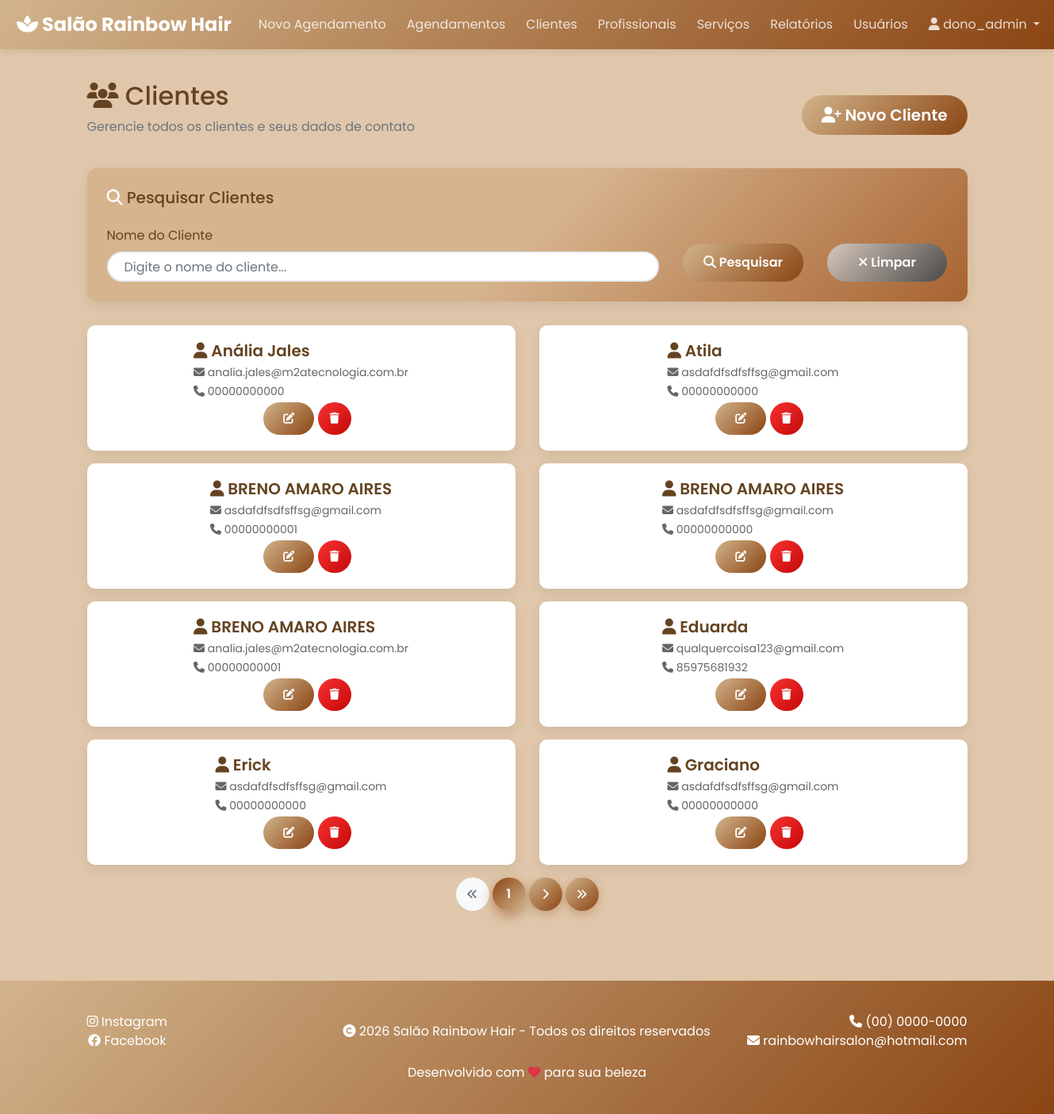
Page /clientes/clientes/ (signed in) on the committed database.
### apps/clientes/models.py (models this page shows, shortened)
class Cliente(BaseModel):
    nome = models.CharField(max_length=100)
    email = models.EmailField(blank=True, null=True)
    telefone = models.CharField(max_length=20)

### apps/clientes/views.py (the view)
# urls.py: path('clientes/', ClienteListView.as_view(), name='cliente-list'),
class ClienteListView(LoginRequiredMixin, ListView):
    model = Cliente
    template_name = "cliente_list.html"
    context_object_name = "clientes"
    ordering = ['nome']
    paginate_by = 8
    def get_queryset(self):
        queryset = super().get_queryset()
        search = self.request.GET.get('search', '').strip()
        if search:
            queryset = queryset.filter(
                Q(nome__icontains=search)
            )
        return queryset

### apps/clientes/templates/cliente_list.html (shortened to what this page needs)
{% extends 'base.html' %}
{% block content %}
<div class="mb-5">
    <div class="row align-items-center mb-4">
        <div class="col-md-8">
            <h2><i class="fas fa-users"></i> Clientes</h2>
            <p class="text-muted">Gerencie todos os clientes e seus dados de contato</p>
        </div>
        <div class="col-md-4 text-md-right">
            <a href="{% url 'clientes:cliente-create' %}" class="btn btn-primary btn-lg">
                <i class="fas fa-user-plus"></i> Novo Cliente
            </a>
        </div>
    </div>
    <div class="filter-section">
        <h5 class="mb-4"><i class="fas fa-search"></i> Pesquisar Clientes</h5>
        <form method="get" class="row g-3 align-items-end">
            <div class="col-md-8">
                <label class="form-label fw-bold">Nome do Cliente</label>
                <input type="text" class="form-control" name="search" placeholder="Digite o nome do cliente..." value="{{ request.GET.search }}">
            </div>
            <div class="col-md-2">
                <button type="submit" class="btn btn-primary btn-filter w-100">
                    <i class="fas fa-search"></i> Pesquisar
                </button>
            </div>
            <div class="col-md-2">
                <a href="{% url 'clientes:cliente-list' %}" class="btn btn-outline-secondary w-100 btn-clear">
                    <i class="fas fa-times"></i> Limpar
                </a>
            </div>
        </form>
    </div>
    {% if clientes %}
    <div class="row">
        {% for cliente in clientes %}
        <div class="col-md-6 mb-3">
            <div class="card card-body client-card">
                <div class="client-info flex-grow-1">
                    <h5><i class="fas fa-user"></i> {{ cliente.nome }}</h5>
                    <p><i class="fas fa-envelope"></i> {{ cliente.email }}</p>
                    <p><i class="fas fa-phone"></i> {{ cliente.telefone }}</p>
                </div>
                <div class="ml-3">
                    <a href="{% url 'clientes:cliente-update' cliente.pk %}" class="btn btn-sm btn-primary" title="Editar">
                        <i class="fas fa-edit"></i>
                    </a>
                    <a href="{% url 'clientes:cliente-delete' cliente.pk %}" class="btn btn-sm btn-danger" title="Excluir">
                        <i class="fas fa-trash"></i>
                    </a>
                </div>
            </div>
        </div>
        {% endfor %}
    </div>
    {% if is_paginated %}
    {% include 'pagination.html' %}
    {% endif %}
    {% endif %}
</div>
{% endblock %}

### core/templates/base.html (shortened to what this page needs)
<!DOCTYPE html>
<html lang="pt-br">
<head>
    <link rel="stylesheet" href="https://stackpath.bootstrapcdn.com/bootstrap/4.5.2/css/bootstrap.min.css">
    <link rel="stylesheet" href="https://cdnjs.cloudflare.com/ajax/libs/font-awesome/6.4.0/css/all.min.css">
</head>
<body>
<nav class="navbar navbar-expand-lg navbar-dark sticky-top">
    <div class="container-fluid">
        <a class="navbar-brand" href="{% url 'home' %}">
            <i class="fas fa-spa"></i> Salão Rainbow Hair
        </a>
        <div class="collapse navbar-collapse" id="navbarNav">
            <ul class="navbar-nav m-auto">
                {% if user.is_authenticated %}
                <li class="nav-item">
                    <a class="nav-link" href="{% url 'agendamentos:add-agendamento' %}">Novo Agendamento</a>
                </li>
                <li class="nav-item" align-items="center">
                    <a class="nav-link" href="{% url 'index' %}">Agendamentos</a>
                </li>
                <li class="nav-item">
                    <a class="nav-link" href="{% url 'clientes:cliente-list' %}">Clientes</a>
                </li>
                <li class="nav-item">
                    <a class="nav-link" href="{% url 'profissionais:profissional-list' %}">Profissionais</a>
                </li>
                <li class="nav-item">
                    <a class="nav-link" href="{% url 'servicos:servico-list' %}">Serviços</a>
                </li>
                {% if user.is_staff or user.is_superuser %}
                <li class="nav-item">
                    <a class="nav-link" href="{% url 'relatorios:relatorios' %}">Relatórios</a>
                </li>
                <li class="nav-item">
                    <a class="nav-link" href="{% url 'usuarios:usuarios' %}">Usuários</a>
                </li>
                {% endif %}
                {% endif %}
            </ul>
            <ul class="navbar-nav ml-auto">
                {% if user.is_authenticated %}
                    <li class="nav-item dropdown">
                        <a class="nav-link dropdown-toggle" href="#" id="userDropdown" role="button" data-toggle="dropdown">
                            <i class="fas fa-user"></i> {{ user.username }}
                        </a>
                    </li>
                {% endif %}
            </ul>
        </div>
    </div>
</nav>
<div class="content-wrapper">
    <div class="container">
        {% block content %}{% endblock %}
    </div>
</div>
<footer>
    <div class="container d-flex justify-content-between align-items-center">
        <div>
            <a href="https://www.instagram.com" target="_blank" style="color: white; margin-right: 100px;"><i class="fab fa-instagram"></i> Instagram</a><br>
            <a href="https://www.facebook.com" target="_blank" style="color: white; margin-right: 100px;"><i class="fab fa-facebook"></i> Facebook</a>
            </div>
                <p style="margin-left: 80px;"><i class="fas fa-copyright"></i> 2026 Salão Rainbow Hair - Todos os direitos reservados</p>
            <div class="text-right">
            <span style="color: white; margin-left: 100px;"><i class="fas fa-phone"></i> (00) 0000-0000</span><br>
            <span style="color: white; margin-left: 5px;"><i class="fas fa-envelope"></i> rainbowhairsalon@hotmail.com</span>
        </div>
    </div>
    <div class="container text-center mt-3">
        <p style="color: white;">Desenvolvido com <i class="fas fa-heart" style="color: #dc3545;"></i> para sua beleza</p>
    </div>
</footer>
</body>
</html>

### core/templates/base.html (style rules this page uses)
* { margin: 0; padding: 0; box-sizing: border-box; }
body { font-family: 'Poppins', sans-serif; color: #654321; background-color: #e0c7ab; }
.navbar { background: linear-gradient(135deg, #D2B48C 0%, #8B4513 100%) !important; box-shadow: 0 2px 10px rgba(0, 0, 0, 0.1); position: sticky; top: 0; z-index: 1000; }
.navbar-brand { font-weight: 700; font-size: 24px; color: white !important; margin-left: -10px; }
.navbar-nav { flex-wrap: nowrap; }
.navbar-nav .nav-item { white-space: nowrap; }
.navbar-dark .navbar-nav .nav-link { color: rgba(255, 255, 255, 0.8) !important; margin-left: 10px; transition: all 0.3s ease; }
.content-wrapper { min-height: calc(100vh - 200px); padding: 40px 0; }
.card { border: none; border-radius: 10px; transition: transform 0.3s ease, box-shadow 0.3s ease; box-shadow: 0 5px 15px rgba(0, 0, 0, 0.08); }
.btn-primary { background: linear-gradient(135deg, #D2B48C 0%, #8B4513 100%); border: none; padding: 10px 25px; border-radius: 25px; font-weight: 600; transition: all 0.3s ease; }
.btn-danger { background: linear-gradient(135deg, #f73232 0%, #c50808 100%); border: none; padding: 10px 15px; border-radius: 25px; font-weight: 600; }
.btn-filter { background: linear-gradient(135deg, #D2B48C 0%, #8B4513 100%); border: none; border-radius: 25px; padding: 12px 25px; font-weight: 600; transition: all 0.3s ease; }
.btn-clear { background: linear-gradient(135deg, #e0e0e0be 0%, #4b4b4b 100%); border: none; padding: 10px 15px; border-radius: 25px; font-weight: 600; color: white; }
.btn-outline-secondary { background: linear-gradient(135deg, #e0e0e0be 0%, #4b4b4b 100%); border: none; padding: 10px 15px; border-radius: 25px; font-weight: 600; color: white; }
.fa-search { color:white; }
.filter-section { border: none; border-radius: 10px; transition: transform 0.3s ease, box-shadow 0.3s ease; box-shadow: 0 5px 15px rgba(0, 0, 0, 0.08); }
footer { background: linear-gradient(135deg, #D2B48C 0%, #8B4513 100%); color: white; padding: 40px 0; text-align: center; }
footer p { margin: 0; }
.fa-copyright { right:-10px; }

### apps/clientes/templates/cliente_list.html (style rules this page uses)
.client-card { display: flex; justify-content: space-between; align-items: center; padding: 20px; }
.client-info h5 { margin-bottom: 5px; font-weight: 600; }
.client-info p { margin: 3px 0; font-size: 14px; color: #666; }
.filter-section { background: linear-gradient(135deg, #d6b48e 50%, #a86331 100%); border-radius: 12px; padding: 25px; margin-bottom: 30px; }
.filter-section .form-control, .filter-section .form-control:focus { border-radius: 25px; border: 2px solid #e9ecef; padding: 12px 20px; background: white; transition: all 0.3s ease; }
.btn-filter { border: none; border-radius: 25px; padding: 12px 25px; font-weight: 600; transition: all 0.3s ease; }
.btn-clear { border-radius: 25px; padding: 12px 20px; }

### rows in the picture
Cliente: nome "Anália Jales", email "analia.jales@m2atecnologia.com.br", telefone "00000000000"
Cliente: nome "Atila", email "asdafdfsdfsffsg@gmail.com", telefone "00000000000"
Cliente: nome "BRENO AMARO AIRES", email "asdafdfsdfsffsg@gmail.com", telefone "00000000001"
Cliente: nome "BRENO AMARO AIRES", email "asdafdfsdfsffsg@gmail.com", telefone "00000000000"
Cliente: nome "BRENO AMARO AIRES", email "analia.jales@m2atecnologia.com.br", telefone "00000000001"
Cliente: nome "Eduarda", email "qualquercoisa123@gmail.com", telefone "85975681932"
Cliente: nome "Erick", email "asdafdfsdfsffsg@gmail.com", telefone "00000000000"
Cliente: nome "Graciano", email "asdafdfsdfsffsg@gmail.com", telefone "00000000000"

### other values in the picture
{{ user.username }} "dono_admin"
{{ page_obj.number }} "1"
